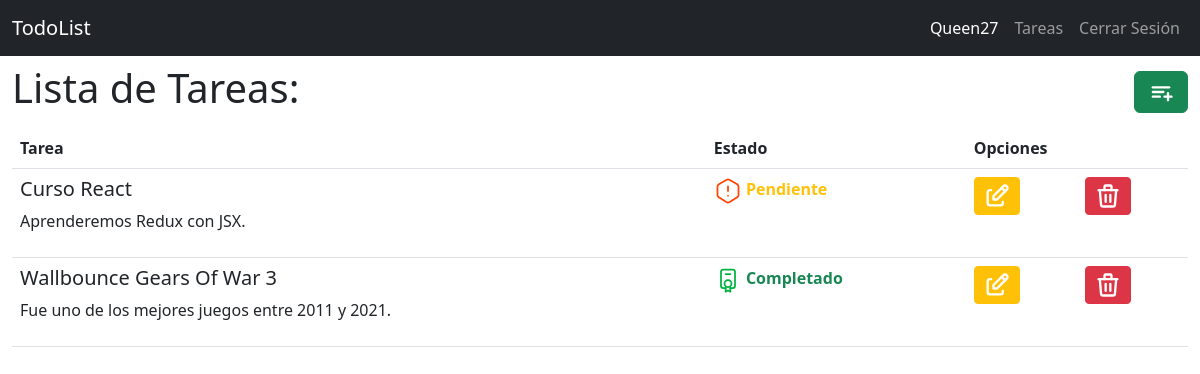
Before: /todo/list (signed in) with the older database file.
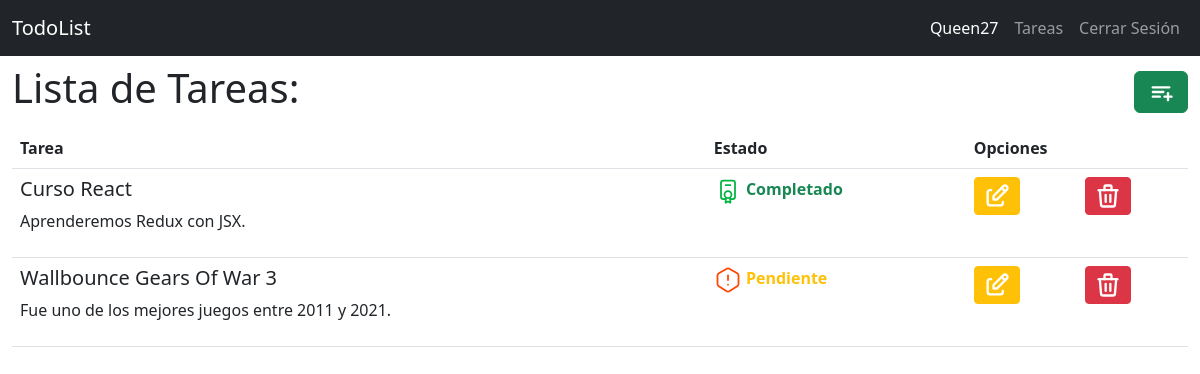
After: the same page with the newer database file.
### todor/models.py (models this page shows, shortened)
class User(db.Model):
    id = db.Column(db.Integer, primary_key=True)
    username = db.Column(db.String(20), unique=True, nullable=False)
    password = db.Column(db.Text, nullable=False)

class Todo(db.Model):
    id = db.Column(db.Integer, primary_key=True)
    created_by = db.Column(db.Integer, db.ForeignKey('user.id'), nullable=False)
    title = db.Column(db.String(100), nullable=False)
    desc = db.Column(db.Text)
    state = db.Column(db.Boolean, default=False)

### todor/todo.py (the view)
@bp.route('/list')
@login_required  # * AGREGAMOS EL DECORADOR PARA QUE REQUIERA INICIAR SESION EN ESTA PANTALLA
def index():
    todos = Todo.query.all()
    return render_template('todo/index.html', todos=todos)

### todor/auth.py (called while the page is built)
@bp.before_app_request  # ! REGISTRAMOS ESTA FUNCION Y QUE SE EJECUTE EN CADA PETICION !
def load_logged_in_user():
    user_id = session.get('user_id')
    if user_id != None:
        g.user = User.query.get_or_404(user_id)
    else:
        g.user = None

def login_required(view):
    @functools.wraps(view) # * ANIDAMOS UNA FUNCION A ESTE DECORADOR
    def wrapped_view(**kwargs):# * RECIBE PARAMETROS INDEFINIDOS COMO EL NOMBRE
        if g.user != None:
            return view(**kwargs)
        else:
           return redirect(url_for('auth.login'))
    return wrapped_view

### todor/templates/todo/index.html (shortened to what this page needs)
{% extends 'base.html' %}
{% block content %}
<section class="container-fluid">
    <nav class="navbar">
        <h1>{% block title %}Lista de Tareas: {% endblock %}</h1>
        <a href="{{ url_for('todo.create') }}" class="btn btn-success"></a>
    </nav>
    <table class="table">
        <thead>
            <tr>
                <th class="col">Tarea</th>
                <th class="col">Estado</th>
                <th class="col" colspan="2">Opciones</th>
            </tr>
        </thead>
        <tbody>
            {% for todo in todos | reverse %}
            {% if g.user.id == todo.created_by %}
            <tr>
                <td>
                    <h5>{{ todo.title }}</h5>
                    <p>{{ todo.desc }}</p>
                </td>
                {% if todo.state != 1 %}
                <td> <span title="Tarea sin completar" style="font-weight: bold;"
                        class="text-warning">Pendiente</span></td>
                {% else %}
                <td> <span title="Tarea completada" style="font-weight: bold;"
                        class="text-success">Completado</span></td>
                {% endif %}
                <td>
                    <a title="Editar tarea" href="{{ url_for('todo.edit', id = todo.id) }}"
                        class="btn btn-warning btn-sm"></a>
                </td>
                <td>
                    <a title="Eliminar tarea" href="{{ url_for('todo.delete', id = todo.id) }}"
                        class="btn btn-danger btn-sm"></a>
                </td>
            </tr>
            {% endif %}
            {% endfor %}
        </tbody>
    </table>
</section>
{% endblock %}

### todor/templates/base.html (shortened to what this page needs)
<!DOCTYPE html>
<html lang="en">
<head>
    <link href="https://cdn.jsdelivr.net/npm/bootstrap@5.3.0/dist/css/bootstrap.min.css" rel="stylesheet"
>
</head>
<body>
    <nav class="navbar navbar-expand-sm navbar-dark bg-dark" data-bs-theme="dark">
        <div class="container-fluid">
            <a class="navbar-brand" href="{{ url_for('index') }}">TodoList</a>
            <div class="collapse navbar-collapse justify-content-end" id="navbarNav">
                <ul class="navbar-nav">
                    {% if g.user %}
                    <li class="nav-item">
                        <span title="Sesión de {{ g.user.username }}" class="nav-link active">{{ g.user.username }}</span>
                    </li>
                    <li class="nav-item">
                        <a title="Tareas" class="nav-link" href="{{ url_for('todo.index') }}">Tareas</a>
                    </li>
                    <li class="nav-item">
                        <a title=" Cerrar Sesión de {{ g.user.username }}" class="nav-link" href="{{ url_for('auth.logout') }}">Cerrar Sesión</a>
                    </li>
                    {% endif %}
                </ul>
            </div>
        </div>
    </nav>
    {% block content %}{% endblock %}
</body>
</html>

Changed rows visible on the page:
changed Todo "Curso React": state "Pendiente" → "Completado"
changed Todo "Wallbounce Gears Of War 3": state "Completado" → "Pendiente"
